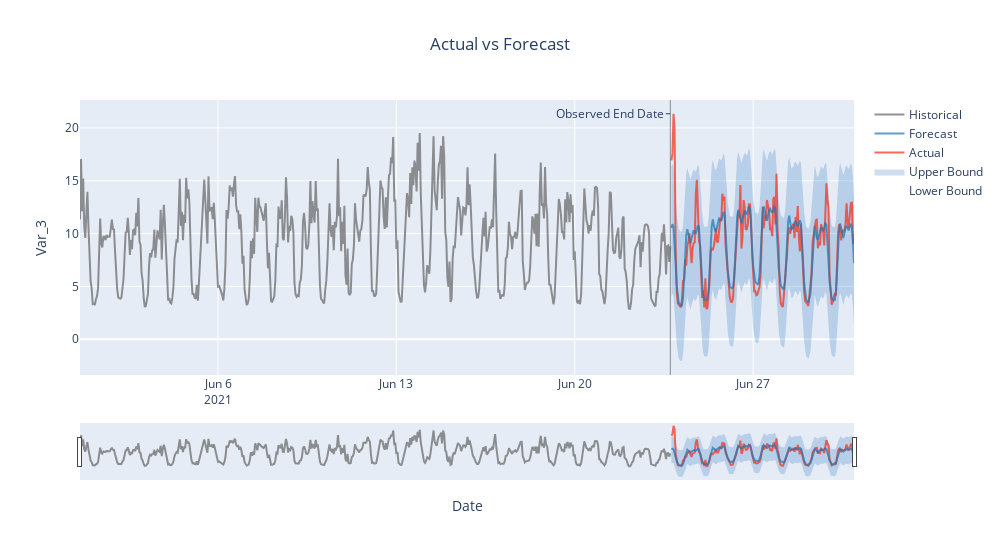

Here is the notebook cell this chart was saved with:
### Markdown cell above
HyperTS支持两种方式绘制预测曲线，一种是可互动的(需要安装plotly)，一种是不可互动的(需要安装matplotlib)，默认是互动的，如果想绘制非互动的，可设置参数```interactive=False```。

### Code cell
model.plot(forecast=forecast, actual=test_data)

### Figure 1 — Plotly figure (JSON) as saved in the notebook; plotly's stock layout.template omitted (floating-point values rounded to 4 significant figures; data arrays with more than 128 entries replaced by an {"elided": "..."} marker saying what was removed)
{"data": [{"legendgroup": "interval", "line": {"color": "rgba(0, 90, 181, 0.5)", "width": 0}, "mode": "lines", "name": "Lower Bound", "type": "scatter", "x": {"elided": "168 str values"}, "y": {"elided": "168 float values"}}, {"fill": "tonexty", "fillcolor": "rgba(0, 90, 181, 0.2)", "legendgroup": "interval", "line": {"color": "rgba(0, 90, 181, 0.5)", "width": 0}, "mode": "lines", "name": "Upper Bound", "type": "scatter", "x": {"elided": "168 str values"}, "y": {"elided": "168 float values"}}, {"line": {"color": "rgba(250, 43, 20, 0.7)"}, "mode": "lines", "name": "Actual", "type": "scatter", "x": {"elided": "168 str values"}, "y": {"elided": "168 float values"}}, {"line": {"color": "rgba(31, 119, 180, 0.7)"}, "mode": "lines", "name": "Forecast", "type": "scatter", "x": {"elided": "168 str values"}, "y": {"elided": "168 float values"}}, {"line": {"color": "rgba(100, 100, 100, 0.7)"}, "mode": "lines", "name": "Historical", "type": "scatter", "x": {"elided": "557 str values"}, "y": {"elided": "557 float values"}}], "layout": {"annotations": [{"arrowhead": 0, "ax": -60, "ay": 0, "showarrow": true, "text": "Observed End Date", "x": "2021-06-23T18:00:00", "xref": "x", "y": 0.95, "yref": "paper"}], "hovermode": "x", "legend": {"traceorder": "reversed"}, "shapes": [{"line": {"color": "rgba(100, 100, 100, 0.7)", "width": 1}, "type": "line", "x0": "2021-06-23T18:00:00", "x1": "2021-06-23T18:00:00", "xref": "x", "y0": 0, "y1": 1, "yref": "paper"}], "showlegend": true, "title": {"text": "Actual vs Forecast", "x": 0.5}, "width": 1000, "xaxis": {"rangeslider": {"visible": true}, "title": {"text": "Date"}}, "yaxis": {"title": {"text": "Var_3"}}}}
